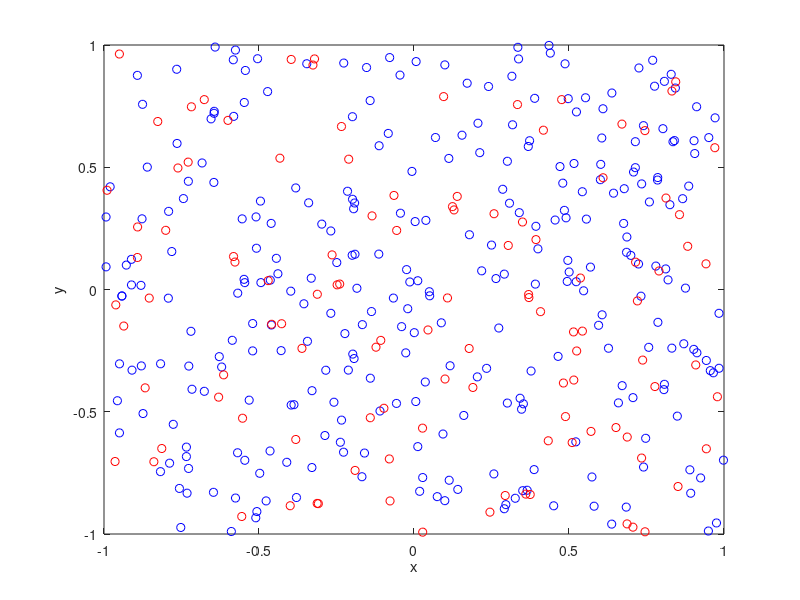

This figure's MATLAB source:
%Simulate a Poisson point process on a rectangle
%Then thin the Poisson point process according to a (spatially *independent*) 
%p-thinning 
%Author: H. Paul Keeler, 2019.

%Simulation window parameters
xMin=-1;xMax=1;
yMin=-1;yMax=1;
xDelta=xMax-xMin;yDelta=yMax-yMin; %rectangle dimensions
areaTotal=xDelta*yDelta; %area of rectangle
 
%Point process parameters
lambda=100; %intensity (ie mean density) of the Poisson process

%Thinning probability paramters
sigma=1;
p=0.25; %thinning probability
fun_p=@(x,y)(exp(-(x.^2+y.^2))/sigma^2);

%Simulate Poisson point process
numbPoints=poissrnd(areaTotal*lambda);%Poisson number of points
xx=xDelta*(rand(numbPoints,1))+xMin;%x coordinates of Poisson points
yy=xDelta*(rand(numbPoints,1))+yMin;%y coordinates of Poisson points

%Generate Bernoulli variables (ie coin flips) for thinning
booleThinned=rand(numbPoints,1)<p; %points to be thinned
booleRetained=~booleThinned; %points to be retained

%x/y locations of thinned points
xxThinned=xx(booleThinned); yyThinned=yy(booleThinned);
%x/y locations of retained points
xxRetained=xx(booleRetained); yyRetained=yy(booleRetained);

%Plotting
plot(xxRetained,yyRetained,'bo'); %plot retained points
hold on; plot(xxThinned,yyThinned,'ro'); %plot thinned points
xlabel('x');ylabel('y');
